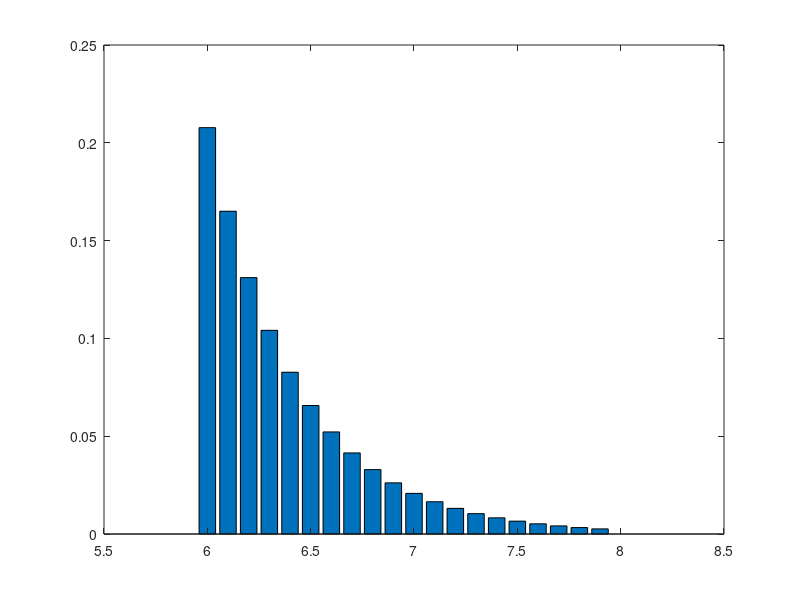
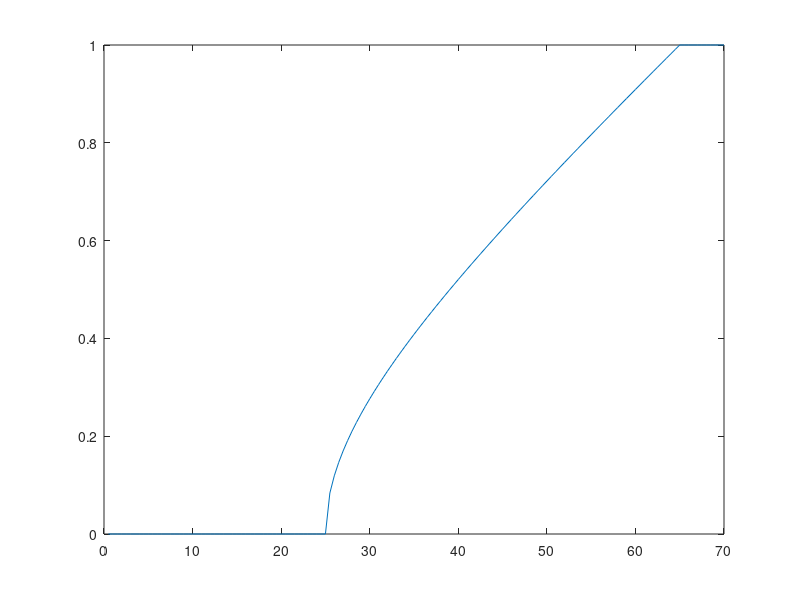
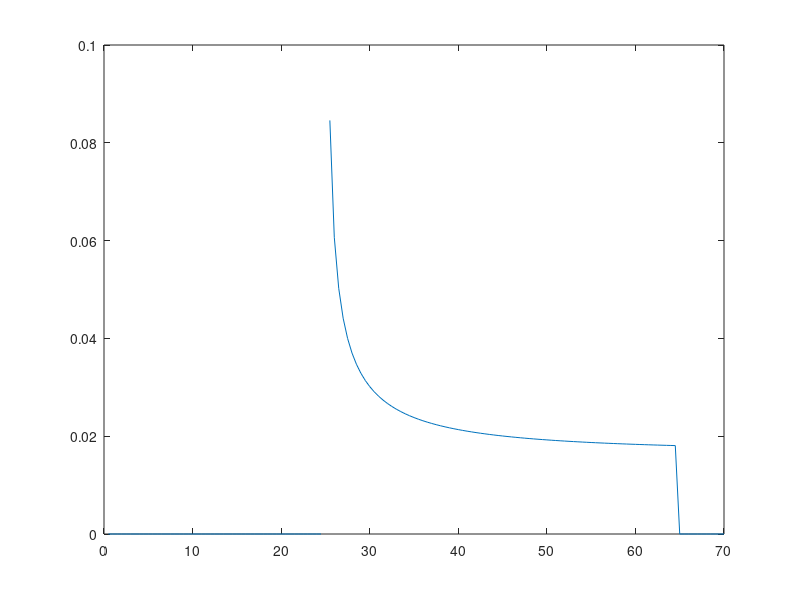

These figures' MATLAB source, in order: (Note: a time limit stopped this script after it produced the figures.)
clear
clc

%Gutenberg-Richter relationship with 𝑏 = 1
%code to generate the hazard curve

Mmin = 6;
Mmax = 8; 

m = 6:0.1:8;

b =1;

Fm = zeros(size(m,2),1);
for i = 1:size(m,2)
    Fm(i) = (1- 10^(-b*(m(i) - Mmin)))/(1- 10^(-b*(Mmax - Mmin)));
end

Pm = zeros(size(m,2),1);
for i = 1:size(m,2)
    if i == length(m)
        break
    else
        Pm(i) = Fm(i+1) - Fm(i);
    end
end
figure; 
bar(m,Pm)
saveas(gcf,'barchart.png')

fm = zeros(size(m,2),1);
for i = 1:size(m,2)
    fm(i) = (b*log(10)*10^(-b*(m(i) - Mmin)))/(1- 10^(-b*(Mmax - Mmin)));
end
figure;
plot(m, fm)

%CHARACTERISING DISTRIBUTION OF DISTANCES TO FUTURE EARTHQUAKE
%cdf for the distance R
R = 25;
fault_length = 120;
hypoR = sqrt(R^2 + (fault_length/2)^2);
r = 0.5:0.5:fault_length/2 + 10;

for i = 1:size(r,2)
    if r(i) < R
        F(i) = 0;
    elseif r(i) >= R && r(i) < hypoR
        F(i) = (2*sqrt(r(i)^2 - R^2))/fault_length;
    else
        F(i) = 1;
    end
end
figure;
plot(r, F)
saveas(gcf, 'cdf.png')
%pdf for the distance R
for i = 1:size(r,2)
    if r(i) < R
        f(i) = 0;
    elseif r(i) >= R && r(i) < hypoR
        f(i) = r(i)/(fault_length/2 * sqrt(r(i)^2 - R^2));
    else
        f(i) = 0;
    end
end
figure;
plot(r, f)
saveas(gcf, 'pdf.png')

% Predicting Ground Motion Intensity
PGA = 0.01:0.01:6;

e1 = 0.4383; 
e2 = 0.106;
c1 = -0.5543;
c2 = 0.0195; 
c3 = -0.0075; 
gamma = 0.01; 

std_SA = 0.6; 
%mean of the PGA (Sa)
for i = 1:size(m,2)
    for j = 1:size(r,2)
            mean_InSA(i,j) = e1 + e2 *(m(i) - 6.75) + (c1 + c2 *(m(i) - 4.5))*log(r(j)) + c3 *(r(j)-1);
    end
end

%coverting the mean_InSA into a row/column matrix
convert_meanInSA = zeros(size(mean_InSA,1)*size(mean_InSA,2), 1);
u = 1;
for i = 1:size(mean_InSA,1)
    convert_meanInSA(u:u+size(mean_InSA,2)-1, 1) = mean_InSA(i,:);
    u = u+size(mean_InSA,2);

end

%cell_PGA = cell(size(PGA,2),1);
%P(PGA > Xg) for each PGA from 0.01 to 6
for i = 1:size(PGA,2)
    lnPGA = log(PGA(i));
        for k = 1:length(convert_meanInSA)
            cell_PGA(i, 1:k) = 1 - normcdf((lnPGA - convert_meanInSA(k))/std_SA);
        end 
end  

%saving the result of each PGA into a matrix and kept in a cell

for i = 1:size(PGA,2)
    transpose_PGA = cell_PGA';
    cell_PGA2{i} = reshape(transpose_PGA(:,i), [size(mean_InSA,1), size(mean_InSA,2)]);
end


for j = 1:size(cell_PGA,1)
    ProductPGA = Pm .* cell_PGA2{j};
    gammaPGA(j) = gamma*sum(ProductPGA)*F';

end

figure;
semilogy(PGA, gammaPGA)
ylabel('Annual Rate of Exceedance ')
xlabel('PGA (g)')
ylim([gammaPGA(length(gammaPGA)),1e0])

spectraSDBE = interp1(gammaPGA, PGA, 0.1);
spectraSAMCE = interp1(gammaPGA, PGA, 0.02);

disp(spectraSAMCE)
disp(spectraSAMCE)
